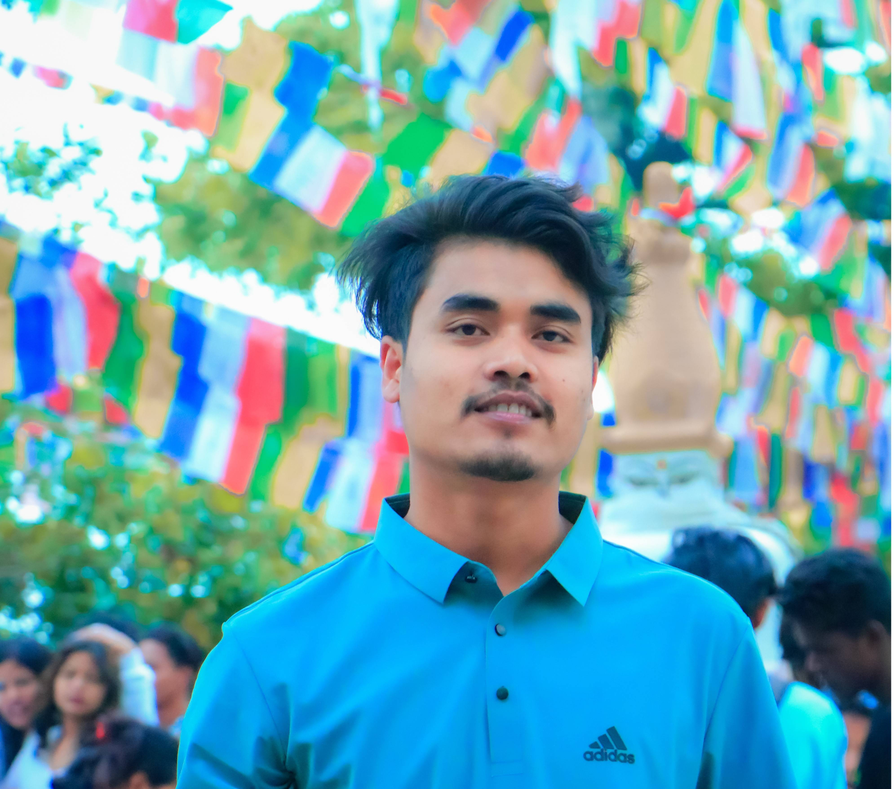
#> input picture 05-computer-vision-open/mohit.png, 895 x 789 px, shrunk from 3983 x 3510 before the run, found by its file name
$ python rotation.py
#> lines starting #> are read from the running program, lines starting #| are printed output that depends on the picture
import cv2

image = cv2.imread("mohit.png")
#> image is the input picture: shape (789, 895, 3); mean B, G, R 177.5, 166.9, 110.9

if image is None:
    print("Image not found or unable to load.")

else:
    print("Image loaded successfully.")

    (h, w) = image.shape[:2]
#> h = 789; w = 895
    center = (w // 2, h // 2)
#> center = (447, 394)

    angle = 45
    scale = 1.0

    rotation_matrix = cv2.getRotationMatrix2D(center, angle, scale)
    rotated_image = cv2.warpAffine(image, rotation_matrix, (w, h))
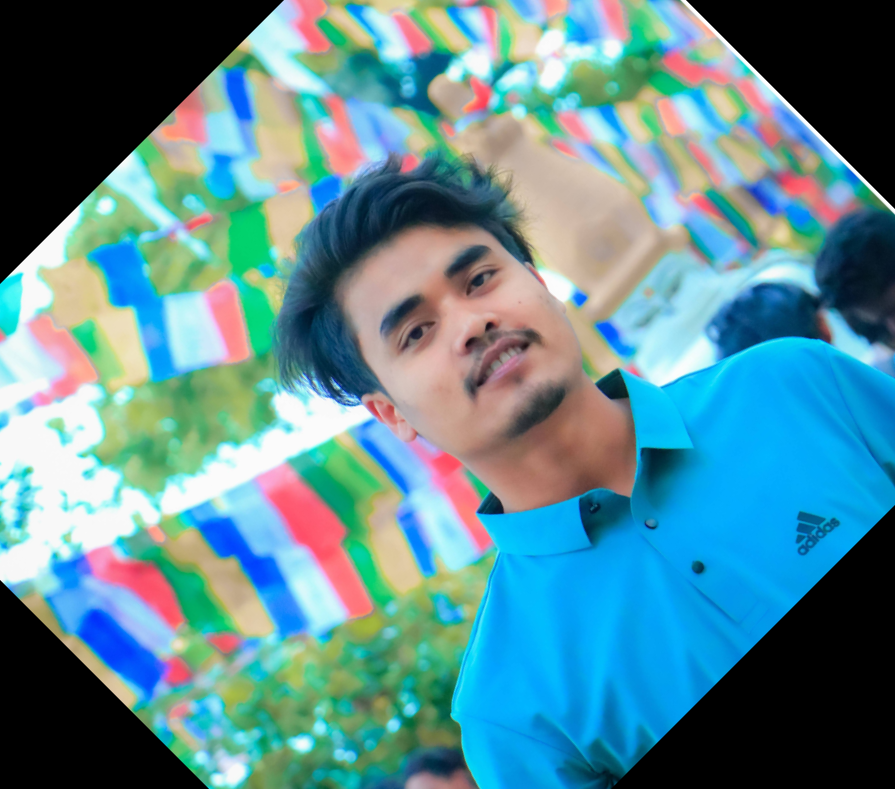
#> rotated_image: shape (789, 895, 3); mean B, G, R 146.9, 138, 90.6

    cv2.imshow("Original Image", image)
    cv2.imshow("Rotated Image", rotated_image)

    cv2.waitKey(0)
    cv2.destroyAllWindows()
